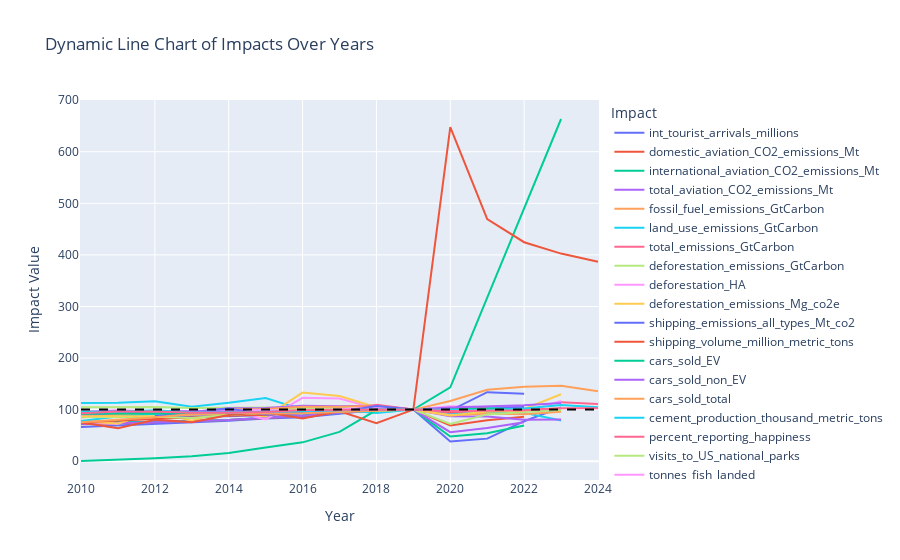

The cell this chart's notebook holds for it:
### Code cell
# Melt the DataFrame to long format for easier plotting
df_long = normalized_impact_filtered.melt(id_vars='Year', var_name='Impact', value_name='Value')

# Create a dynamic line chart with Plotly Express
fig = px.line(
    df_long,
    x='Year',
    y='Value',
    color='Impact',
    title='Dynamic Line Chart of Impacts Over Years',
    labels={'Value': 'Impact Value', 'Year': 'Year'},
)

fig.add_shape(
    type='line',
    x0=df_long['Year'].min(),  # Start of the x-axis
    x1=df_long['Year'].max(),  # End of the x-axis
    y0=100,  # Horizontal line position
    y1=100,  # Horizontal line position
    line=dict(color='Black', dash='dash'),  # Line style
    xref='x',
    yref='y',
)

# Show the chart
fig.show()

### Figure 1 — Plotly figure (JSON) as saved in the notebook; plotly's stock layout.template omitted (floating-point values rounded to 4 significant figures)
{"data": [{"hovertemplate": "Impact=int_tourist_arrivals_millions<br>Year=%{x}<br>Impact Value=%{y}<extra></extra>", "legendgroup": "int_tourist_arrivals_millions", "line": {"color": "#636efa", "dash": "solid"}, "marker": {"symbol": "circle"}, "mode": "lines", "name": "int_tourist_arrivals_millions", "orientation": "v", "showlegend": true, "type": "scatter", "x": [2010, 2011, 2012, 2013, 2014, 2015, 2016, 2017, 2018, 2019, 2020, 2021, 2022, 2023, 2024], "xaxis": "x", "y": [66.42, 69.28, 72.35, 75.7, 78.57, 82.98, 85.01, 91.92, 99.67, 100, 38.3, 43.73, 77.52, 104.3, null], "yaxis": "y"}, {"hovertemplate": "Impact=domestic_aviation_CO2_emissions_Mt<br>Year=%{x}<br>Impact Value=%{y}<extra></extra>", "legendgroup": "domestic_aviation_CO2_emissions_Mt", "line": {"color": "#EF553B", "dash": "solid"}, "marker": {"symbol": "circle"}, "mode": "lines", "name": "domestic_aviation_CO2_emissions_Mt", "orientation": "v", "showlegend": true, "type": "scatter", "x": [2010, 2011, 2012, 2013, 2014, 2015, 2016, 2017, 2018, 2019, 2020, 2021, 2022, 2023, 2024], "xaxis": "x", "y": [71.37, 73.33, 74.78, 77.09, 79.68, 83.93, 88.22, 94.27, 97.94, 100, 69.3, 79.54, 86.13, null, null], "yaxis": "y"}, {"hovertemplate": "Impact=international_aviation_CO2_emissions_Mt<br>Year=%{x}<br>Impact Value=%{y}<extra></extra>", "legendgroup": "international_aviation_CO2_emissions_Mt", "line": {"color": "#00cc96", "dash": "solid"}, "marker": {"symbol": "circle"}, "mode": "lines", "name": "international_aviation_CO2_emissions_Mt", "orientation": "v", "showlegend": true, "type": "scatter", "x": [2010, 2011, 2012, 2013, 2014, 2015, 2016, 2017, 2018, 2019, 2020, 2021, 2022, 2023, 2024], "xaxis": "x", "y": [73.63, 75.82, 76.06, 77.48, 79.96, 84.55, 88.36, 94.07, 98.39, 100, 47.82, 54.35, 69.02, null, null], "yaxis": "y"}, {"hovertemplate": "Impact=total_aviation_CO2_emissions_Mt<br>Year=%{x}<br>Impact Value=%{y}<extra></extra>", "legendgroup": "total_aviation_CO2_emissions_Mt", "line": {"color": "#ab63fa", "dash": "solid"}, "marker": {"symbol": "circle"}, "mode": "lines", "name": "total_aviation_CO2_emissions_Mt", "orientation": "v", "showlegend": true, "type": "scatter", "x": [2010, 2011, 2012, 2013, 2014, 2015, 2016, 2017, 2018, 2019, 2020, 2021, 2022, 2023, 2024], "xaxis": "x", "y": [72.75, 74.85, 75.56, 77.33, 79.85, 84.31, 88.31, 94.15, 98.21, 100, 56.19, 64.16, 75.69, null, null], "yaxis": "y"}, {"hovertemplate": "Impact=fossil_fuel_emissions_GtCarbon<br>Year=%{x}<br>Impact Value=%{y}<extra></extra>", "legendgroup": "fossil_fuel_emissions_GtCarbon", "line": {"color": "#FFA15A", "dash": "solid"}, "marker": {"symbol": "circle"}, "mode": "lines", "name": "fossil_fuel_emissions_GtCarbon", "orientation": "v", "showlegend": true, "type": "scatter", "x": [2010, 2011, 2012, 2013, 2014, 2015, 2016, 2017, 2018, 2019, 2020, 2021, 2022, 2023, 2024], "xaxis": "x", "y": [89.92, 92.97, 94.32, 95.12, 95.75, 95.74, 95.73, 97.26, 99.26, 100, 94.51, 99.4, 100.3, 102.0, null], "yaxis": "y"}, {"hovertemplate": "Impact=land_use_emissions_GtCarbon<br>Year=%{x}<br>Impact Value=%{y}<extra></extra>", "legendgroup": "land_use_emissions_GtCarbon", "line": {"color": "#19d3f3", "dash": "solid"}, "marker": {"symbol": "circle"}, "mode": "lines", "name": "land_use_emissions_GtCarbon", "orientation": "v", "showlegend": true, "type": "scatter", "x": [2010, 2011, 2012, 2013, 2014, 2015, 2016, 2017, 2018, 2019, 2020, 2021, 2022, 2023, 2024], "xaxis": "x", "y": [112.6, 113.5, 116.3, 105.7, 113.4, 122.5, 100.0, 99.29, 93.21, 100, 93.42, 94.0, 93.75, 78.84, null], "yaxis": "y"}, {"hovertemplate": "Impact=total_emissions_GtCarbon<br>Year=%{x}<br>Impact Value=%{y}<extra></extra>", "legendgroup": "total_emissions_GtCarbon", "line": {"color": "#FF6692", "dash": "solid"}, "marker": {"symbol": "circle"}, "mode": "lines", "name": "total_emissions_GtCarbon", "orientation": "v", "showlegend": true, "type": "scatter", "x": [2010, 2011, 2012, 2013, 2014, 2015, 2016, 2017, 2018, 2019, 2020, 2021, 2022, 2023, 2024], "xaxis": "x", "y": [92.43, 95.24, 96.74, 96.29, 97.7, 98.69, 96.21, 97.49, 98.59, 100, 94.39, 98.8, 99.57, 99.47, null], "yaxis": "y"}, {"hovertemplate": "Impact=deforestation_emissions_GtCarbon<br>Year=%{x}<br>Impact Value=%{y}<extra></extra>", "legendgroup": "deforestation_emissions_GtCarbon", "line": {"color": "#B6E880", "dash": "solid"}, "marker": {"symbol": "circle"}, "mode": "lines", "name": "deforestation_emissions_GtCarbon", "orientation": "v", "showlegend": true, "type": "scatter", "x": [2010, 2011, 2012, 2013, 2014, 2015, 2016, 2017, 2018, 2019, 2020, 2021, 2022, 2023, 2024], "xaxis": "x", "y": [104.7, 104.7, 104.9, 103.2, 104.0, 104.3, 102.7, 102.4, 99.08, 100, 100.9, 101.1, 100.9, null, null], "yaxis": "y"}, {"hovertemplate": "Impact=deforestation_HA<br>Year=%{x}<br>Impact Value=%{y}<extra></extra>", "legendgroup": "deforestation_HA", "line": {"color": "#FF97FF", "dash": "solid"}, "marker": {"symbol": "circle"}, "mode": "lines", "name": "deforestation_HA", "orientation": "v", "showlegend": true, "type": "scatter", "x": [2010, 2011, 2012, 2013, 2014, 2015, 2016, 2017, 2018, 2019, 2020, 2021, 2022, 2023, 2024], "xaxis": "x", "y": [76.75, 72.72, 97.34, 85.39, 98.17, 81.17, 122.8, 121.5, 102.4, 100, 106.7, 104.5, 94.39, 116.9, null], "yaxis": "y"}, {"hovertemplate": "Impact=deforestation_emissions_Mg_co2e<br>Year=%{x}<br>Impact Value=%{y}<extra></extra>", "legendgroup": "deforestation_emissions_Mg_co2e", "line": {"color": "#FECB52", "dash": "solid"}, "marker": {"symbol": "circle"}, "mode": "lines", "name": "deforestation_emissions_Mg_co2e", "orientation": "v", "showlegend": true, "type": "scatter", "x": [2010, 2011, 2012, 2013, 2014, 2015, 2016, 2017, 2018, 2019, 2020, 2021, 2022, 2023, 2024], "xaxis": "x", "y": [77.49, 72.98, 95.34, 78.59, 98.9, 86.3, 133.0, 126.2, 104.5, 100, 102.6, 103.6, 101.1, 129.7, null], "yaxis": "y"}, {"hovertemplate": "Impact=shipping_emissions_all_types_Mt_co2<br>Year=%{x}<br>Impact Value=%{y}<extra></extra>", "legendgroup": "shipping_emissions_all_types_Mt_co2", "line": {"color": "#636efa", "dash": "solid"}, "marker": {"symbol": "circle"}, "mode": "lines", "name": "shipping_emissions_all_types_Mt_co2", "orientation": "v", "showlegend": true, "type": "scatter", "x": [2010, 2011, 2012, 2013, 2014, 2015, 2016, 2017, 2018, 2019, 2020, 2021, 2022, 2023, 2024], "xaxis": "x", "y": [null, null, 87.02, 86.71, 87.18, 90.26, 93.49, 96.49, 98.11, 100, 99.14, 103.8, 105.1, null, null], "yaxis": "y"}, {"hovertemplate": "Impact=shipping_volume_million_metric_tons<br>Year=%{x}<br>Impact Value=%{y}<extra></extra>", "legendgroup": "shipping_volume_million_metric_tons", "line": {"color": "#EF553B", "dash": "solid"}, "marker": {"symbol": "circle"}, "mode": "lines", "name": "shipping_volume_million_metric_tons", "orientation": "v", "showlegend": true, "type": "scatter", "x": [2010, 2011, 2012, 2013, 2014, 2015, 2016, 2017, 2018, 2019, 2020, 2021, 2022, 2023, 2024], "xaxis": "x", "y": [75.66, 78.72, 82.45, 85.78, 87.92, 90.14, 93.2, 96.67, 99.66, 100, 96.19, 99.28, 98.9, 101.2, null], "yaxis": "y"}, {"hovertemplate": "Impact=cars_sold_EV<br>Year=%{x}<br>Impact Value=%{y}<extra></extra>", "legendgroup": "cars_sold_EV", "line": {"color": "#00cc96", "dash": "solid"}, "marker": {"symbol": "circle"}, "mode": "lines", "name": "cars_sold_EV", "orientation": "v", "showlegend": true, "type": "scatter", "x": [2010, 2011, 2012, 2013, 2014, 2015, 2016, 2017, 2018, 2019, 2020, 2021, 2022, 2023, 2024], "xaxis": "x", "y": [0.3582, 2.356, 5.769, 9.663, 15.87, 26.44, 36.54, 56.73, 99.04, 100, 143.3, 317.3, 490.4, 663.5, null], "yaxis": "y"}, {"hovertemplate": "Impact=cars_sold_non_EV<br>Year=%{x}<br>Impact Value=%{y}<extra></extra>", "legendgroup": "cars_sold_non_EV", "line": {"color": "#ab63fa", "dash": "solid"}, "marker": {"symbol": "circle"}, "mode": "lines", "name": "cars_sold_non_EV", "orientation": "v", "showlegend": true, "type": "scatter", "x": [2010, 2011, 2012, 2013, 2014, 2015, 2016, 2017, 2018, 2019, 2020, 2021, 2022, 2023, 2024], "xaxis": "x", "y": [86.91, 92.42, 96.1, 95.28, 102.9, 103.1, 107.4, 106.7, 107.5, 100, 87.23, 86.7, 80.41, 80.68, null], "yaxis": "y"}, {"hovertemplate": "Impact=cars_sold_total<br>Year=%{x}<br>Impact Value=%{y}<extra></extra>", "legendgroup": "cars_sold_total", "line": {"color": "#FFA15A", "dash": "solid"}, "marker": {"symbol": "circle"}, "mode": "lines", "name": "cars_sold_total", "orientation": "v", "showlegend": true, "type": "scatter", "x": [2010, 2011, 2012, 2013, 2014, 2015, 2016, 2017, 2018, 2019, 2020, 2021, 2022, 2023, 2024], "xaxis": "x", "y": [84.66, 90.07, 93.75, 93.06, 100.6, 101.1, 105.6, 105.4, 107.3, 100, 88.69, 92.7, 91.07, 95.83, null], "yaxis": "y"}, {"hovertemplate": "Impact=cement_production_thousand_metric_tons<br>Year=%{x}<br>Impact Value=%{y}<extra></extra>", "legendgroup": "cement_production_thousand_metric_tons", "line": {"color": "#19d3f3", "dash": "solid"}, "marker": {"symbol": "circle"}, "mode": "lines", "name": "cement_production_thousand_metric_tons", "orientation": "v", "showlegend": true, "type": "scatter", "x": [2010, 2011, 2012, 2013, 2014, 2015, 2016, 2017, 2018, 2019, 2020, 2021, 2022, 2023, 2024], "xaxis": "x", "y": [78.1, 86.43, 90.95, 95.95, 98.81, 96.67, 98.57, 98.1, 96.67, 100, 100.5, 103.6, 98.57, null, null], "yaxis": "y"}, {"hovertemplate": "Impact=percent_reporting_happiness<br>Year=%{x}<br>Impact Value=%{y}<extra></extra>", "legendgroup": "percent_reporting_happiness", "line": {"color": "#FF6692", "dash": "solid"}, "marker": {"symbol": "circle"}, "mode": "lines", "name": "percent_reporting_happiness", "orientation": "v", "showlegend": true, "type": "scatter", "x": [2010, 2011, 2012, 2013, 2014, 2015, 2016, 2017, 2018, 2019, 2020, 2021, 2022, 2023, 2024], "xaxis": "x", "y": [null, 120.3, null, 120.3, null, null, null, 95.31, 109.4, 100, 98.44, 104.7, null, 114.1, 110.9], "yaxis": "y"}, {"hovertemplate": "Impact=visits_to_US_national_parks<br>Year=%{x}<br>Impact Value=%{y}<extra></extra>", "legendgroup": "visits_to_US_national_parks", "line": {"color": "#B6E880", "dash": "solid"}, "marker": {"symbol": "circle"}, "mode": "lines", "name": "visits_to_US_national_parks", "orientation": "v", "showlegend": true, "type": "scatter", "x": [2010, 2011, 2012, 2013, 2014, 2015, 2016, 2017, 2018, 2019, 2020, 2021, 2022, 2023, 2024], "xaxis": "x", "y": [85.89, 85.17, 86.34, 83.55, 89.4, 93.81, 101.1, 101.0, 97.16, 100, 72.38, 90.72, 95.26, 99.38, null], "yaxis": "y"}, {"hovertemplate": "Impact=tonnes_fish_landed<br>Year=%{x}<br>Impact Value=%{y}<extra></extra>", "legendgroup": "tonnes_fish_landed", "line": {"color": "#FF97FF", "dash": "solid"}, "marker": {"symbol": "circle"}, "mode": "lines", "name": "tonnes_fish_landed", "orientation": "v", "showlegend": true, "type": "scatter", "x": [2010, 2011, 2012, 2013, 2014, 2015, 2016, 2017, 2018, 2019, 2020, 2021, 2022, 2023, 2024], "xaxis": "x", "y": [94.45, 99.2, 96.12, 97.38, 97.95, 99.21, 97.04, 101.2, 104.3, 100, 97.34, 99.32, 98.75, null, null], "yaxis": "y"}, {"hovertemplate": "Impact=passenger_vehicle_emissions_Gt_co2<br>Year=%{x}<br>Impact Value=%{y}<extra></extra>", "legendgroup": "passenger_vehicle_emissions_Gt_co2", "line": {"color": "#FECB52", "dash": "solid"}, "marker": {"symbol": "circle"}, "mode": "lines", "name": "passenger_vehicle_emissions_Gt_co2", "orientation": "v", "showlegend": true, "type": "scatter", "x": [2010, 2011, 2012, 2013, 2014, 2015, 2016, 2017, 2018, 2019, 2020, 2021, 2022, 2023, 2024], "xaxis": "x", "y": [86.98, 86.7, 87.81, 90.58, 91.69, 94.74, 96.95, 98.34, 99.45, 100, 88.64, 96.4, 97.78, null, null], "yaxis": "y"}, {"hovertemplate": "Impact=exports_timber_products_USD<br>Year=%{x}<br>Impact Value=%{y}<extra></extra>", "legendgroup": "exports_timber_products_USD", "line": {"color": "#636efa", "dash": "solid"}, "marker": {"symbol": "circle"}, "mode": "lines", "name": "exports_timber_products_USD", "orientation": "v", "showlegend": true, "type": "scatter", "x": [2010, 2011, 2012, 2013, 2014, 2015, 2016, 2017, 2018, 2019, 2020, 2021, 2022, 2023, 2024], "xaxis": "x", "y": [null, null, 87.44, 95.31, 102.0, 90.45, 92.1, 95.24, 106.9, 100, 98.09, 133.8, 130.9, null, null], "yaxis": "y"}, {"hovertemplate": "Impact=USA_WFH_share<br>Year=%{x}<br>Impact Value=%{y}<extra></extra>", "legendgroup": "USA_WFH_share", "line": {"color": "#EF553B", "dash": "solid"}, "marker": {"symbol": "circle"}, "mode": "lines", "name": "USA_WFH_share", "orientation": "v", "showlegend": true, "type": "scatter", "x": [2010, 2011, 2012, 2013, 2014, 2015, 2016, 2017, 2018, 2019, 2020, 2021, 2022, 2023, 2024], "xaxis": "x", "y": [74.88, 63.82, 80.2, 75.42, 89.68, 94.97, 82.84, 96.94, 73.66, 100, 647.9, 469.6, 424.6, 402.5, 386.8], "yaxis": "y"}, {"hovertemplate": "Impact=total_municipal_waste_tonnes<br>Year=%{x}<br>Impact Value=%{y}<extra></extra>", "legendgroup": "total_municipal_waste_tonnes", "line": {"color": "#00cc96", "dash": "solid"}, "marker": {"symbol": "circle"}, "mode": "lines", "name": "total_municipal_waste_tonnes", "orientation": "v", "showlegend": true, "type": "scatter", "x": [2010, 2011, 2012, 2013, 2014, 2015, 2016, 2017, 2018, 2019, 2020, 2021, 2022, 2023, 2024], "xaxis": "x", "y": [91.79, 92.15, 91.62, 91.7, 92.36, 93.42, 95.68, 96.08, 99.6, 100, 101.1, 102.0, 100.2, null, null], "yaxis": "y"}, {"hovertemplate": "Impact=outdoor_rec_participation_rate<br>Year=%{x}<br>Impact Value=%{y}<extra></extra>", "legendgroup": "outdoor_rec_participation_rate", "line": {"color": "#ab63fa", "dash": "solid"}, "marker": {"symbol": "circle"}, "mode": "lines", "name": "outdoor_rec_participation_rate", "orientation": "v", "showlegend": true, "type": "scatter", "x": [2010, 2011, 2012, 2013, 2014, 2015, 2016, 2017, 2018, 2019, 2020, 2021, 2022, 2023, 2024], "xaxis": "x", "y": [95.66, 97.44, 97.44, 96.84, 95.27, 95.46, 96.45, 96.45, 99.61, 100, 104.1, 106.1, 108.5, 113.0, null], "yaxis": "y"}, {"hovertemplate": "Impact=millions_sales_garden_equipment<br>Year=%{x}<br>Impact Value=%{y}<extra></extra>", "legendgroup": "millions_sales_garden_equipment", "line": {"color": "#FFA15A", "dash": "solid"}, "marker": {"symbol": "circle"}, "mode": "lines", "name": "millions_sales_garden_equipment", "orientation": "v", "showlegend": true, "type": "scatter", "x": [2010, 2011, 2012, 2013, 2014, 2015, 2016, 2017, 2018, 2019, 2020, 2021, 2022, 2023, 2024], "xaxis": "x", "y": [75.64, 79.93, 85.42, 90.83, 94.14, 92.67, 92.77, 95.26, 97.64, 100, 116.7, 138.4, 144.1, 146.3, 135.7], "yaxis": "y"}, {"hovertemplate": "Impact=paid_fishing_license_holders<br>Year=%{x}<br>Impact Value=%{y}<extra></extra>", "legendgroup": "paid_fishing_license_holders", "line": {"color": "#19d3f3", "dash": "solid"}, "marker": {"symbol": "circle"}, "mode": "lines", "name": "paid_fishing_license_holders", "orientation": "v", "showlegend": true, "type": "scatter", "x": [2010, 2011, 2012, 2013, 2014, 2015, 2016, 2017, 2018, 2019, 2020, 2021, 2022, 2023, 2024], "xaxis": "x", "y": [95.74, 95.76, 98.89, 94.25, 94.18, 95.99, 97.92, 99.15, 100.4, 100, 98.76, 98.62, 102.0, 108.7, 104.6], "yaxis": "y"}, {"hovertemplate": "Impact=paid_hunting_license_holders<br>Year=%{x}<br>Impact Value=%{y}<extra></extra>", "legendgroup": "paid_hunting_license_holders", "line": {"color": "#FF6692", "dash": "solid"}, "marker": {"symbol": "circle"}, "mode": "lines", "name": "paid_hunting_license_holders", "orientation": "v", "showlegend": true, "type": "scatter", "x": [2010, 2011, 2012, 2013, 2014, 2015, 2016, 2017, 2018, 2019, 2020, 2021, 2022, 2023, 2024], "xaxis": "x", "y": [92.94, 96.33, 96.24, 94.12, 93.9, 95.49, 99.16, 99.62, 100.5, 100, 97.51, 97.8, 98.98, 102.5, 102.4], "yaxis": "y"}], "layout": {"legend": {"title": {"text": "Impact"}, "tracegroupgap": 0}, "shapes": [{"line": {"color": "Black", "dash": "dash"}, "type": "line", "x0": 2010, "x1": 2024, "xref": "x", "y0": 100, "y1": 100, "yref": "y"}], "title": {"text": "Dynamic Line Chart of Impacts Over Years"}, "xaxis": {"anchor": "y", "domain": [0, 1], "title": {"text": "Year"}}, "yaxis": {"anchor": "x", "domain": [0, 1], "title": {"text": "Impact Value"}}}}
